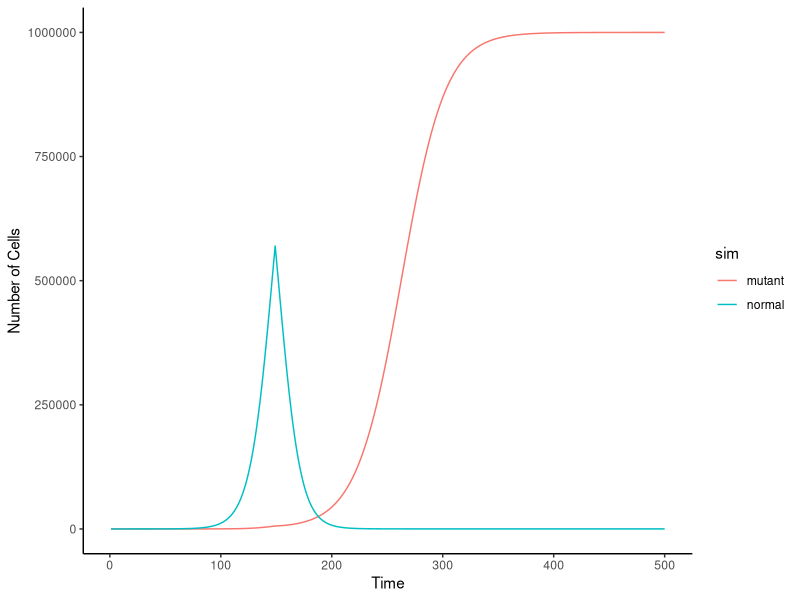

Reproduce this figure in R.
#Exercise 11 Meghan Forstchen and Shaneann Fross

#Set the parameters
N0=1
M0=0
r=0.1
K=1000000
timesteps=500

#Create a dataframe to store output and initial values
NS=data.frame(time=1:timesteps, sim1=rep(0,timesteps), sim2=rep(0,timesteps))

NS$sim1[1]=N0
NS$sim2[1]=M0


#Run a for loop for the two cancer cell populations

for(t in 2:timesteps){
  if(t<50){ ##Normal Growth -- No mutations, there is one population
    NS$sim1[t] <- NS$sim1[t-1]+r*NS$sim1[t-1]*(1-((NS$sim1[t-1]+ NS$sim2[t-1])/K))
    NS$sim2[t] <- 0 
  }else if (t==50){ ## Mutation occured 
    NS$sim1[t] = 99
    NS$sim2[t] = 1
  }else if (t < 150){ ##Both populations grow normally
    NS$sim1[t] <- NS$sim1[t-1]+r*NS$sim1[t-1]*(1-((NS$sim1[t-1]+ NS$sim2[t-1])/K))
    NS$sim2[t] <- NS$sim2[t-1]+r*NS$sim2[t-1]*(1-((NS$sim2[t-1]+ NS$sim1[t-1])/K)) 
  }else{ ## After drug treatment, non-mutant declines and mutant grows slower
    NS$sim1[t] <- NS$sim1[t-1]+(-r*NS$sim1[t-1]*(1-((NS$sim1[t-1]+ NS$sim2[t-1])/K))) 
    NS$sim2[t] <- NS$sim2[t-1]+(r*NS$sim2[t-1]*(1-((NS$sim2[t-1]+ NS$sim1[t-1])/K))/2)
  }
}

NS1<-data.frame(time=c(NS$time), N1=c(NS$sim1), sim=rep(c("normal"), each=timesteps))
NS2<-data.frame(time=c(NS$time), N1=c(NS$sim2), sim=rep(c("mutant"), each=timesteps))


#Plot the models
#Load ggplot library
library(ggplot2)

ggplot()+
  geom_line(data=NS2, aes(x=time, y=N1, color=sim))+
  geom_line(data=NS1, aes(x=time, y=N1, color=sim))+
  xlab("Time")+
  ylab("Number of Cells")+
  theme_classic()


